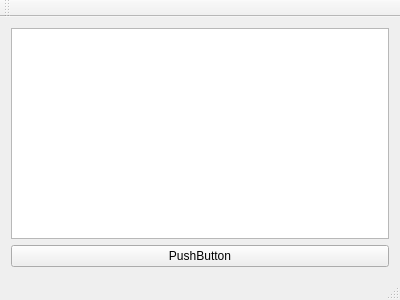
<?xml version="1.0" encoding="UTF-8"?>
<ui version="4.0">
 <class>MainWindow</class>
 <widget class="QMainWindow" name="MainWindow">
  <property name="geometry">
   <rect>
    <x>0</x>
    <y>0</y>
    <width>400</width>
    <height>300</height>
   </rect>
  </property>
  <property name="windowTitle">
   <string>MainWindow</string>
  </property>
  <widget class="QWidget" name="centralWidget">
   <layout class="QVBoxLayout" name="verticalLayout">
    <item>
     <widget class="QPlainTextEdit" name="plainTextEdit"/>
    </item>
    <item>
     <widget class="QPushButton" name="pushButton">
      <property name="text">
       <string>PushButton</string>
      </property>
     </widget>
    </item>
   </layout>
  </widget>
  <widget class="QMenuBar" name="menuBar">
   <property name="geometry">
    <rect>
     <x>0</x>
     <y>0</y>
     <width>400</width>
     <height>25</height>
    </rect>
   </property>
  </widget>
  <widget class="QToolBar" name="mainToolBar">
   <attribute name="toolBarArea">
    <enum>TopToolBarArea</enum>
   </attribute>
   <attribute name="toolBarBreak">
    <bool>false</bool>
   </attribute>
  </widget>
  <widget class="QStatusBar" name="statusBar"/>
 </widget>
 <layoutdefault spacing="6" margin="11"/>
 <resources/>
 <connections/>
</ui>
